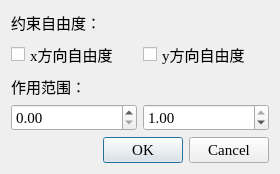
<?xml version="1.0" encoding="UTF-8"?>
<ui version="4.0">
 <class>BoundaryConditionDialog</class>
 <widget class="QDialog" name="BoundaryConditionDialog">
  <property name="geometry">
   <rect>
    <x>0</x>
    <y>0</y>
    <width>280</width>
    <height>151</height>
   </rect>
  </property>
  <property name="font">
   <font>
    <family>Times New Roman</family>
    <pointsize>11</pointsize>
   </font>
  </property>
  <property name="windowTitle">
   <string>Dialog</string>
  </property>
  <layout class="QVBoxLayout" name="verticalLayout_2">
   <item>
    <layout class="QVBoxLayout" name="verticalLayout">
     <item>
      <widget class="QLabel" name="label">
       <property name="text">
        <string>约束自由度：</string>
       </property>
      </widget>
     </item>
     <item>
      <layout class="QHBoxLayout" name="horizontalLayout">
       <item>
        <widget class="QCheckBox" name="checkBoxDegreeX">
         <property name="text">
          <string>x方向自由度</string>
         </property>
        </widget>
       </item>
       <item>
        <widget class="QCheckBox" name="checkBoxDegreeY">
         <property name="text">
          <string>y方向自由度</string>
         </property>
        </widget>
       </item>
      </layout>
     </item>
    </layout>
   </item>
   <item>
    <widget class="QLabel" name="label_2">
     <property name="text">
      <string>作用范围：</string>
     </property>
    </widget>
   </item>
   <item>
    <layout class="QHBoxLayout" name="horizontalLayout_2">
     <item>
      <widget class="QDoubleSpinBox" name="MinRange">
       <property name="maximum">
        <double>1.000000000000000</double>
       </property>
       <property name="singleStep">
        <double>0.100000000000000</double>
       </property>
      </widget>
     </item>
     <item>
      <widget class="QDoubleSpinBox" name="MaxRange">
       <property name="maximum">
        <double>1.000000000000000</double>
       </property>
       <property name="singleStep">
        <double>0.100000000000000</double>
       </property>
       <property name="value">
        <double>1.000000000000000</double>
       </property>
      </widget>
     </item>
    </layout>
   </item>
   <item>
    <widget class="QDialogButtonBox" name="buttonBox">
     <property name="orientation">
      <enum>Qt::Horizontal</enum>
     </property>
     <property name="standardButtons">
      <set>QDialogButtonBox::Cancel|QDialogButtonBox::Ok</set>
     </property>
    </widget>
   </item>
  </layout>
 </widget>
 <resources/>
 <connections>
  <connection>
   <sender>buttonBox</sender>
   <signal>accepted()</signal>
   <receiver>BoundaryConditionDialog</receiver>
   <slot>accept()</slot>
   <hints>
    <hint type="sourcelabel">
     <x>225</x>
     <y>121</y>
    </hint>
    <hint type="destinationlabel">
     <x>157</x>
     <y>130</y>
    </hint>
   </hints>
  </connection>
  <connection>
   <sender>buttonBox</sender>
   <signal>rejected()</signal>
   <receiver>BoundaryConditionDialog</receiver>
   <slot>reject()</slot>
   <hints>
    <hint type="sourcelabel">
     <x>225</x>
     <y>121</y>
    </hint>
    <hint type="destinationlabel">
     <x>234</x>
     <y>130</y>
    </hint>
   </hints>
  </connection>
 </connections>
</ui>
